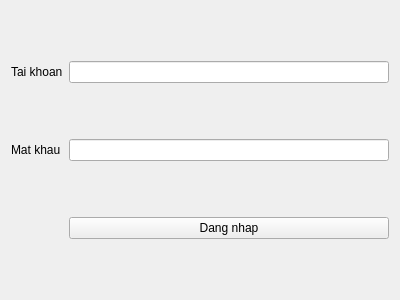
<?xml version="1.0" encoding="UTF-8"?>
<ui version="4.0">
 <class>widget</class>
 <widget class="QWidget" name="widget">
  <property name="geometry">
   <rect>
    <x>0</x>
    <y>0</y>
    <width>400</width>
    <height>300</height>
   </rect>
  </property>
  <property name="windowTitle">
   <string>Form</string>
  </property>
  <layout class="QGridLayout" name="gridLayout">
   <item row="0" column="1">
    <widget class="QLineEdit" name="o_nhap_tai_khoan"/>
   </item>
   <item row="1" column="0">
    <widget class="QLabel" name="label">
     <property name="text">
      <string>Mat khau</string>
     </property>
    </widget>
   </item>
   <item row="1" column="1">
    <widget class="QLineEdit" name="o_nhap_mat_khau">
     <property name="echoMode">
      <enum>QLineEdit::Password</enum>
     </property>
    </widget>
   </item>
   <item row="2" column="1">
    <widget class="QPushButton" name="nut_dang_nhap">
     <property name="text">
      <string>Dang nhap</string>
     </property>
    </widget>
   </item>
   <item row="0" column="0">
    <widget class="QLabel" name="label_2">
     <property name="text">
      <string>Tai khoan</string>
     </property>
    </widget>
   </item>
  </layout>
 </widget>
 <resources/>
 <connections/>
</ui>
